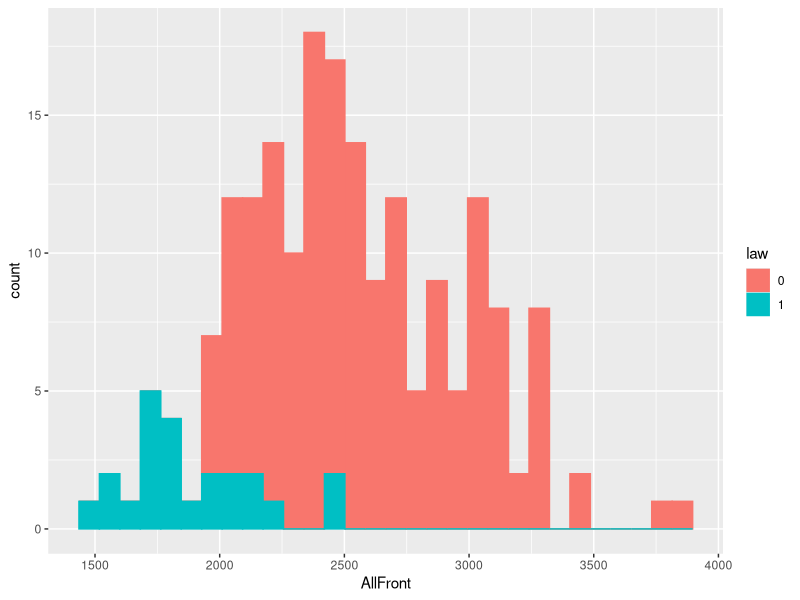
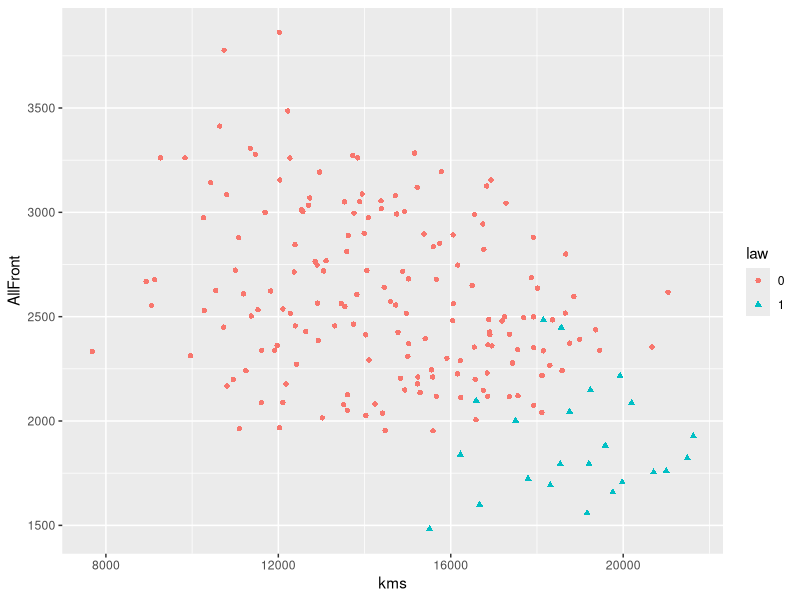
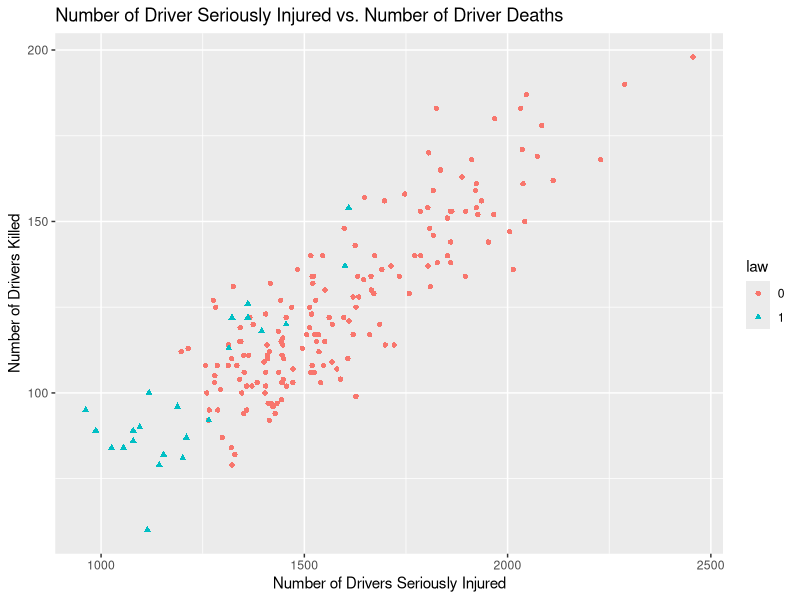
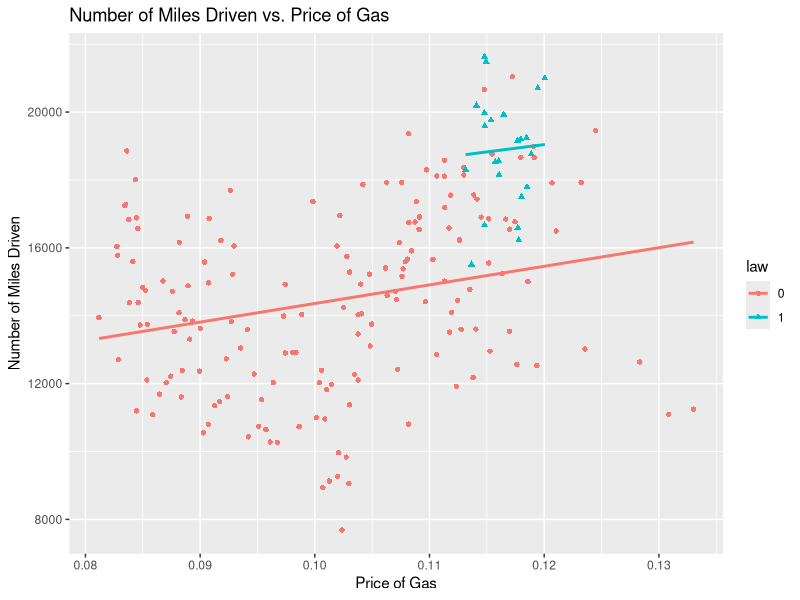
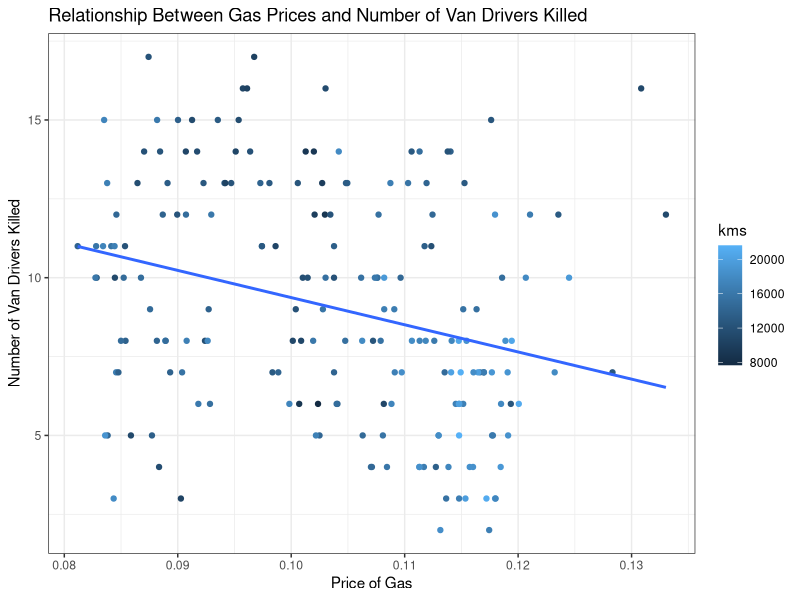

Here is the R script that generated these plots, in order:
## ---- chunk 1
library(ggplot2)
## ---- chunk 2
sb = as.data.frame(Seatbelts)
sb$law = as.factor(sb$law)
## ---- chunk 3
# Use this code chunk to answer the question, by replacing this line or
# adding a new line below it.
sb$DriversInjured =  sb$drivers - sb$DriversKilled 
## ---- chunk 4
# Use this code chunk to answer the question, by replacing this line or
# adding a new line below it.
sb$AllFront = sb$front + sb$drivers
## ---- chunk 5
# Use this code chunk to answer the question, by replacing this line or
# adding a new line below it.
names(sb)

## ---- chunk 6
# Use this code chunk to answer the question, by replacing this line or 
# adding a new line below it.

ggplot(sb, aes(x = AllFront, color = law, fill = law)) + 
  geom_histogram()
## ---- chunk 7
# Use this code chunk to answer the question, by replacing this line or 
# adding a new line below it.
ggplot(sb, aes(x = kms, y = AllFront, color = law, shape = law)) +
  geom_point()
## ---- chunk 8
## Use this code chunk to answer the question.
dim(sb)
law_months = subset(sb, sb$law == 1)
dim(law_months)
## ---- chunk 9
## Use this code chunk to answer the question.

deadly = subset(sb, sb$DriversKilled > 100)
dim(deadly)/dim(sb)
157/192
## ---- chunk 10
## Use this code chunk to answer the question.
deadly_van = subset(sb, sb$VanKilled > 10)
dim(deadly_van)/dim(sb)
69/192
## ---- chunk 11
## Use this code chunk to answer the question.

deadly_either_or = subset(sb, sb$DriversKilled > 100 | sb$VanKilled > 10)
dim(deadly_either_or)/dim(sb)
160/192
deadly_both = subset(sb, sb$DriversKilled > 100 & sb$VanKilled > 10)
dim(deadly_both)/dim(sb)
66/192
## ---- chunk 12
## Use this code chunk to answer the question.
priya_death = subset(sb, sb$DriversKilled > 90)
dim(priya_death)-dim(deadly)
177 - 157
## ---- chunk 13
## Use this code chunk to answer the questions.
withlaw = subset(sb, sb$law == 1)
withoutlaw = subset(sb, sb$law == 0)
## ---- chunk 14
## Use this code chunk to answer the question.
dim(sb)[1] == (dim(withlaw)[1] + dim(withoutlaw)[1])
## ---- chunk 15
## Use this code chunk to answer the question
summary(withlaw$DriversInjured)
summary(withoutlaw$DriversInjured)

## ---- chunk 16
## Use this code chunk to answer the question.
ggplot(sb, aes(x = DriversInjured, y = DriversKilled, color = law, shape = law)) +
  geom_point() +
  labs(title = "Number of Driver Seriously Injured vs. Number of Driver Deaths",
       x = "Number of Drivers Seriously Injured",
       y = "Number of Drivers Killed") 
## ---- chunk 17
## Use this code chunk to answer the question.
ggplot(sb, aes(x = PetrolPrice, y = kms, color = law, shape = law)) +
  geom_point() +
  geom_smooth(method = 'lm', se = F, formula = 'y~x') +
  labs(title = "Number of Miles Driven vs. Price of Gas",
       x = "Price of Gas",
       y = "Number of Miles Driven")

## ---- chunk 18
## Use this code chunk to perform your data analysis.

ggplot(sb, aes(x = PetrolPrice, y = VanKilled, color = kms)) + 
  geom_point() + 
  geom_smooth(method  = 'lm', se = F, formula = 'y~x' ) + 
  labs(title = "Relationship Between Gas Prices and Number of Van Drivers Killed",
       x = "Price of Gas",
       y = "Number of Van Drivers Killed") +
  theme_bw()


low_gas = subset(sb, sb$PetrolPrice < mean(sb$PetrolPrice))
high_gas = subset(sb, sb$PetrolPrice > mean(sb$PetrolPrice))

summary(low_gas$VanKilled)
summary(high_gas$VanKilled)

cor(sb$VanKilled,sb$PetrolPrice)
cor(sb$VanKilled, sb$kms)

cor(low_gas$VanKilled, low_gas$kms)
cor(high_gas$VanKilled, high_gas$kms)
